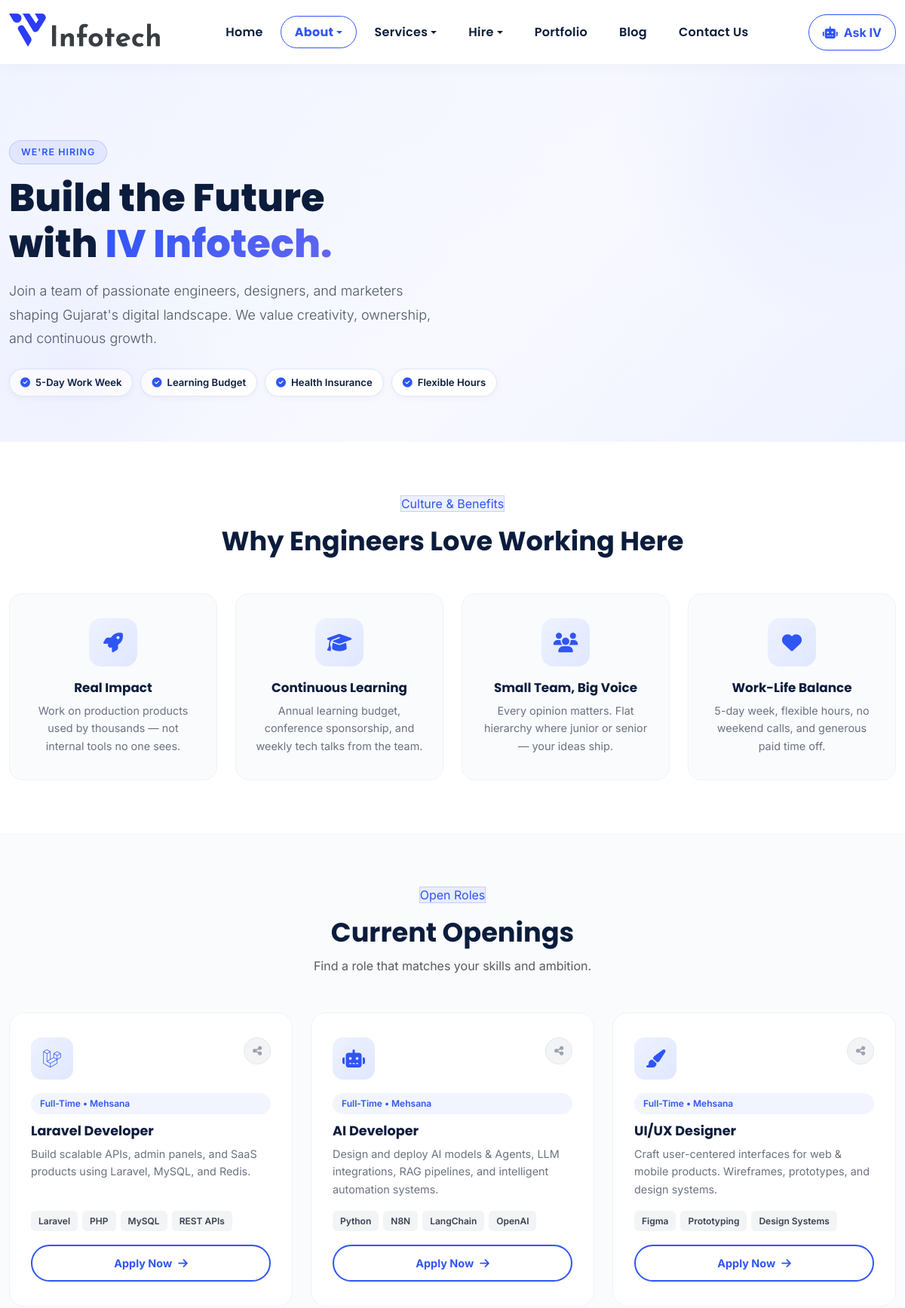
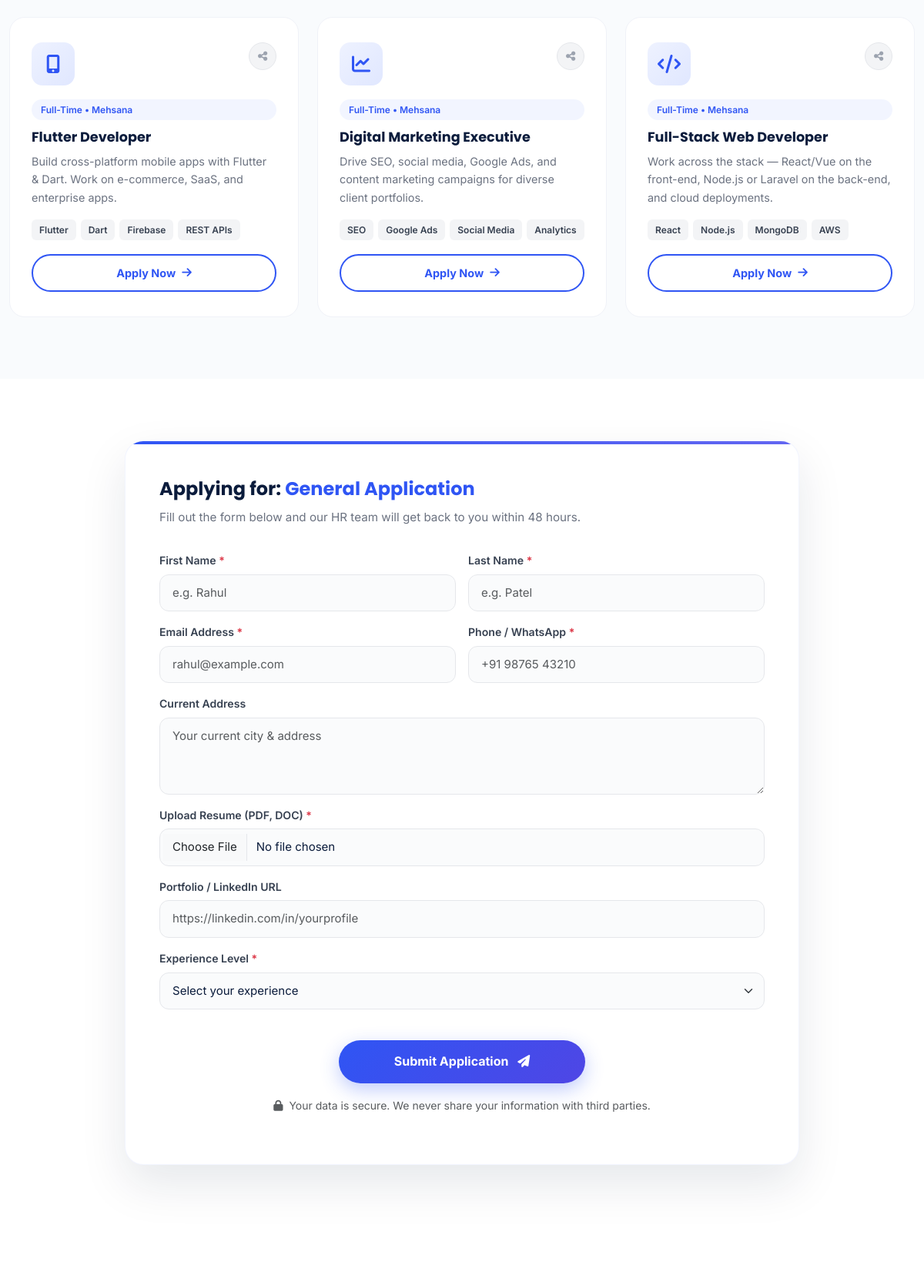
Page /career (upper part) on the committed database (2 pictures, top to bottom).
### app.py (models this page shows)
class JobOpening(db.Model):
    __tablename__ = 'job_openings'
    id          = db.Column(db.Integer, primary_key=True)
    title       = db.Column(db.String(160), nullable=False)
    description = db.Column(db.Text, nullable=False)
    location    = db.Column(db.String(120), nullable=False, default='Mehsana')
    job_type    = db.Column(db.String(60), nullable=False, default='Full-Time')
    icon_class  = db.Column(db.String(60), nullable=False, default='fas fa-code')
    tags        = db.Column(db.String(255), nullable=True)   # comma-separated
    is_active   = db.Column(db.Boolean, default=True, nullable=False)
    created_at  = db.Column(db.DateTime, default=datetime.utcnow)
    applications = db.relationship('JobApplication', backref='job', lazy=True)

### app.py (the view)
@app.route('/career')
def career():
    jobs = JobOpening.query.filter_by(is_active=True).order_by(JobOpening.created_at.desc()).all()
    return render_template('career.html', active_page='about', jobs=jobs)

### app.py (called while the page is built)
def get_site_settings():
    rows = SiteSettings.query.all()
    result = dict(_SETTINGS_DEFAULTS)
    for row in rows:
        result[row.key] = row.value or ''
    return result

@app.context_processor
def inject_site_settings():
    try:
        return {'site': get_site_settings()}
    except Exception:
        return {'site': dict(_SETTINGS_DEFAULTS)}

@app.context_processor
def inject_globals():
    return {'now': datetime.utcnow()}

### templates/career.html (shortened to what this page needs)
﻿<!DOCTYPE html>
<html lang="en">
<head>
    <link href="https://cdn.jsdelivr.net/npm/bootstrap@5.3.3/dist/css/bootstrap.min.css" rel="stylesheet">
    <link href="https://cdnjs.cloudflare.com/ajax/libs/font-awesome/6.4.0/css/all.min.css" rel="stylesheet">
    <link href="https://unpkg.com/aos@2.3.1/dist/aos.css" rel="stylesheet">
    <link rel="stylesheet" href="{{ url_for('static', filename='css/style.css') }}">
</head>
<body>
    {%- include 'components/navbar.html' %}
    <section class="career-hero">
        <div class="container-xxl">
            <div class="row align-items-center g-5">
                <div class="col-lg-7" data-aos="fade-right">
                    <span class="section-eyebrow">We're Hiring</span>
                    <h1>Build the Future<br>with <span class="text-gradient-primary">IV Infotech.</span></h1>
                    <p class="lead mt-3">Join a team of passionate engineers, designers, and marketers shaping Gujarat's digital landscape. We value creativity, ownership, and continuous growth.</p>
                    <div class="career-perks">
                        <span class="career-perk"><i class="fas fa-check-circle"></i> 5-Day Work Week</span>
                        <span class="career-perk"><i class="fas fa-check-circle"></i> Learning Budget</span>
                        <span class="career-perk"><i class="fas fa-check-circle"></i> Health Insurance</span>
                        <span class="career-perk"><i class="fas fa-check-circle"></i> Flexible Hours</span>
                    </div>
                </div>
            </div>
        </div>
    </section>
    <section class="why-join">
        <div class="container-xxl">
            <div class="text-center mb-5" data-aos="fade-up">
                <span class="section-eyebrow" style="background:rgba(47,85,244,.08);color:#2F55F4;border:1px solid rgba(47,85,244,.2);">Culture & Benefits</span>
                <h2 class="mt-3" style="font-family:'Poppins',sans-serif;font-weight:700;color:#0b1c3c;font-size:clamp(1.6rem,3vw,2.2rem);">Why Engineers Love Working Here</h2>
            </div>
            <div class="row row-cols-1 row-cols-md-2 row-cols-lg-4 g-4">
                <div class="col" data-aos="fade-up">
                    <div class="why-card">
                        <div class="icon-wrap"><i class="fas fa-rocket"></i></div>
                        <h5>Real Impact</h5>
                        <p>Work on production products used by thousands — not internal tools no one sees.</p>
                    </div>
                </div>
                <div class="col" data-aos="fade-up" data-aos-delay="100">
                    <div class="why-card">
                        <div class="icon-wrap"><i class="fas fa-graduation-cap"></i></div>
                        <h5>Continuous Learning</h5>
                        <p>Annual learning budget, conference sponsorship, and weekly tech talks from the team.</p>
                    </div>
                </div>
                <div class="col" data-aos="fade-up" data-aos-delay="200">
                    <div class="why-card">
                        <div class="icon-wrap"><i class="fas fa-users"></i></div>
                        <h5>Small Team, Big Voice</h5>
                        <p>Every opinion matters. Flat hierarchy where junior or senior — your ideas ship.</p>
                    </div>
                </div>
                <div class="col" data-aos="fade-up" data-aos-delay="300">
                    <div class="why-card">
                        <div class="icon-wrap"><i class="fas fa-heart"></i></div>
                        <h5>Work-Life Balance</h5>
                        <p>5-day week, flexible hours, no weekend calls, and generous paid time off.</p>
                    </div>
                </div>
            </div>
        </div>
    </section>
    <section class="positions-section" id="open-positions">
        <div class="container-xxl">
            <div class="text-center mb-5" data-aos="fade-up">
                <span class="section-eyebrow" style="background:rgba(47,85,244,.08);color:#2F55F4;border:1px solid rgba(47,85,244,.2);">Open Roles</span>
                <h2 class="mt-3" style="font-family:'Poppins',sans-serif;font-weight:700;color:#0b1c3c;font-size:clamp(1.6rem,3vw,2.2rem);">Current Openings</h2>
                <p class="text-muted mt-2">Find a role that matches your skills and ambition.</p>
            </div>
            <div class="row row-cols-1 row-cols-md-2 row-cols-lg-3 g-4">
                {% if jobs %}
                    {% for job in jobs %}
                    <div class="col" data-aos="fade-up"{% if loop.index0 % 3 != 0 %} data-aos-delay="{{ (loop.index0 % 3) * 100 }}"{% endif %}>
                        <div class="job-card">
                            <div class="job-top-row">
                                <div class="job-icon"><i class="{{ job.icon_class }}"></i></div>
                                <button class="share-btn" onclick="shareJob('{{ job.title|e }}', this)" title="Share this job">
                                    <i class="fas fa-share-alt"></i>
                                </button>
                            </div>
                            <span class="job-type">{{ job.job_type }} &bull; {{ job.location }}</span>
                            <h5>{{ job.title }}</h5>
                            <p>{{ job.description }}</p>
                            <div class="job-tags">
                                {% for tag in job.tags.split(',') %}
                                <span>{{ tag.strip() }}</span>
                                {% endfor %}
                            </div>
                            <button class="btn-apply-card" onclick="applyForRole('{{ job.title|e }}', {{ job.id }})">
                                Apply Now <i class="fas fa-arrow-right"></i>
                            </button>
                        </div>
                    </div>
                    {% endfor %}
                {% else %}
                    <div class="col-12 text-center py-5">
                        <p class="text-muted fs-5">No openings right now — check back soon or <a href="/contact">send us your resume</a>.</p>
                    </div>
                {% endif %}
            </div>
        </div>
    </section>
    <section class="form-section" id="application-form-section">
        <div class="container-xxl">
            <div class="row justify-content-center">
                <div class="col-lg-9">
                    <div class="application-card" data-aos="fade-up">
                        <div class="form-header">
                            <h3 id="form-role-title">Applying for: <span>General Application</span></h3>
                            <p>Fill out the form below and our HR team will get back to you within 48 hours.</p>
                        </div>
                        <form id="careerForm" novalidate>
                            <div class="row g-3 mb-3">
                                <div class="col-md-6">
                                    <label class="form-label">First Name <span class="text-danger">*</span></label>
                                    <input type="text" id="first_name" name="first_name" class="form-control" placeholder="e.g. Rahul" required>
                                </div>
                                <div class="col-md-6">
                                    <label class="form-label">Last Name <span class="text-danger">*</span></label>
                                    <input type="text" id="last_name" name="last_name" class="form-control" placeholder="e.g. Patel" required>
                                </div>
                            </div>
                            <div class="row g-3 mb-3">
                                <div class="col-md-6">
                                    <label class="form-label">Email Address <span class="text-danger">*</span></label>
                                    <input type="email" id="email" name="email" class="form-control" placeholder="rahul@example.com" required>
                                </div>
                                <div class="col-md-6">
                                    <label class="form-label">Phone / WhatsApp <span class="text-danger">*</span></label>
                                    <input type="tel" id="phone" name="phone" class="form-control" placeholder="+91 98765 43210" required>
                                </div>
                            </div>
                            <div class="mb-3">
                                <label class="form-label">Current Address</label>
                                <textarea id="address" name="address" class="form-control" rows="2" placeholder="Your current city & address"></textarea>
                            </div>
                            <div class="mb-3">
                                <label class="form-label">Upload Resume (PDF, DOC) <span class="text-danger">*</span></label>
                                <input type="file" id="resume_file" name="resume_file" class="form-control" accept=".pdf,.doc,.docx" required>
                            </div>
                            <div class="mb-3">
                                <label class="form-label">Portfolio / LinkedIn URL</label>
                                <input type="url" class="form-control" placeholder="https://linkedin.com/in/yourprofile">
                            </div>
                            <div class="mb-4">
                                <label class="form-label">Experience Level <span class="text-danger">*</span></label>
                                <select class="form-select" id="exp-type" required>
                                    <option value="" disabled selected>Select your experience</option>
                                </select>
                            </div>
                            <div class="text-center mt-4 pt-3">
                                <button type="submit" id="submitAppBtn" class="btn-submit-application">
                                    Submit Application <i class="fas fa-paper-plane ms-2"></i>
                                </button>
                                <p class="text-muted small mt-3 mb-0"><i class="fas fa-lock me-1"></i> Your data is
                                    secure. We never share your information with third parties.</p>
                            </div>
                        </form>
                    </div>
                </div>
            </div>
        </div>
    </section>
    <section class="container-xxl px-4 my-5" data-aos="fade-up">
    </section>
</body>
</html>

### assets/css/style.css (style rules this page uses)
html, body { overflow-x: clip; width: 100%; }
p { font-size: max(0.95rem, 16px); }
@media (min-width: 768px) { section { padding: 70px 0; } }
@media (min-width: 992px) { section { padding: 80px 0; } }
:root { --brand-blue: #2F55F4; --brand-blue-dark: #1a3ec1; --brand-cyan: #00d4ff; --primary-color: #2F55F4; --primary-light: #93C5FD; --text-color: #333333; --bg-color: #FFFFFF; --secondary-bg: #f4f7fa; --footer-bg: #F8F9FA; --footer-text: #333333; }
body { font-family: 'Inter', sans-serif; color: var(--text-color); background-color: var(--bg-color); line-height: 1.6; padding-top: 80px; }
p { line-height: 1.8; }
h1, h2, h3, h4, h5, h6 { font-family: 'Poppins', sans-serif; font-weight: 700; color: #111827; }
.text-gradient-primary { background: linear-gradient(135deg, #2F55F4 0%, #00c6ff 100%); -webkit-background-clip: text; -webkit-text-fill-color: transparent; background-clip: text; display: inline-block; }
section { padding: 80px 0; }

### rows in the picture
JobOpening: job_type "Full-Time", location "Mehsana", title "Laravel Developer", description "Build scalable APIs, admin panels, and SaaS products using Laravel, MySQL, and Redis.", strip "Laravel" "PHP" "MySQL" "REST APIs"
JobOpening: job_type "Full-Time", location "Mehsana", title "AI Developer", description "Design and deploy AI models & Agents, LLM integrations, RAG pipelines, and intelligent automation systems.", strip "Python" "N8N" "LangChain" "OpenAI"
JobOpening: job_type "Full-Time", location "Mehsana", title "UI/UX Designer", description "Craft user-centered interfaces for web & mobile products. Wireframes, prototypes, and design systems.", strip "Figma" "Prototyping" "Design Systems"
JobOpening: job_type "Full-Time", location "Mehsana", title "Flutter Developer", description "Build cross-platform mobile apps with Flutter & Dart. Work on e-commerce, SaaS, and enterprise apps.", strip "Flutter" "Dart" "Firebase" "REST APIs"
JobOpening: job_type "Full-Time", location "Mehsana", title "Digital Marketing Executive", description "Drive SEO, social media, Google Ads, and content marketing campaigns for diverse client portfolios.", strip "SEO" "Google Ads" "Social Media" "Analytics"
JobOpening: job_type "Full-Time", location "Mehsana", title "Full-Stack Web Developer", description "Work across the stack — React/Vue on the front-end, Node.js or Laravel on the back-end, and cloud deployments.", strip "React" "Node.js" "MongoDB" "AWS"
